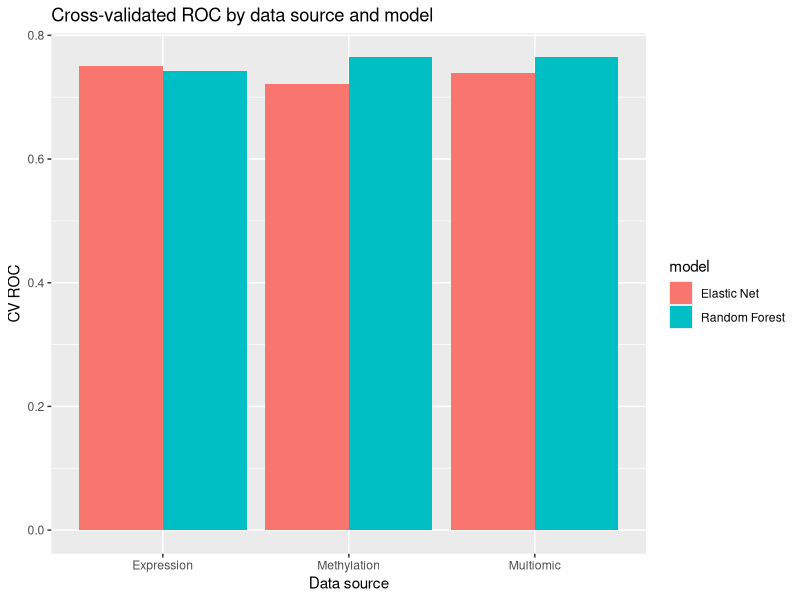
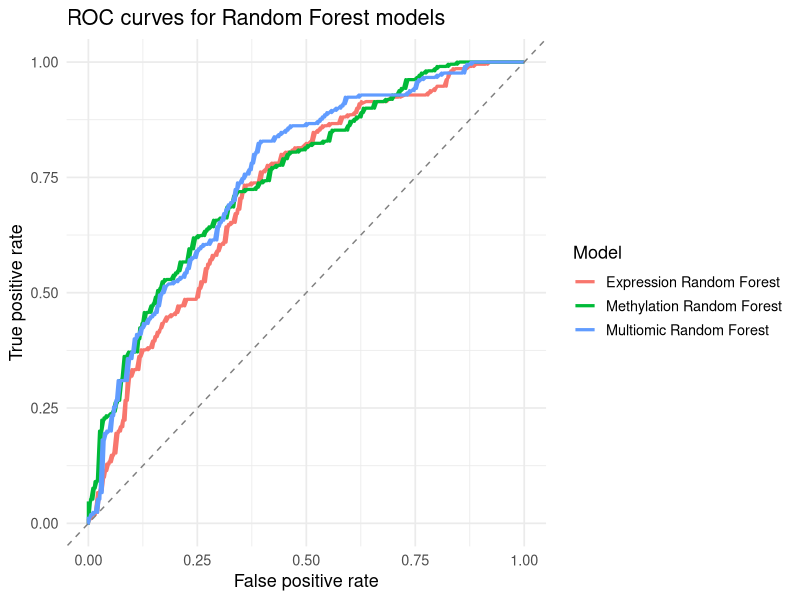
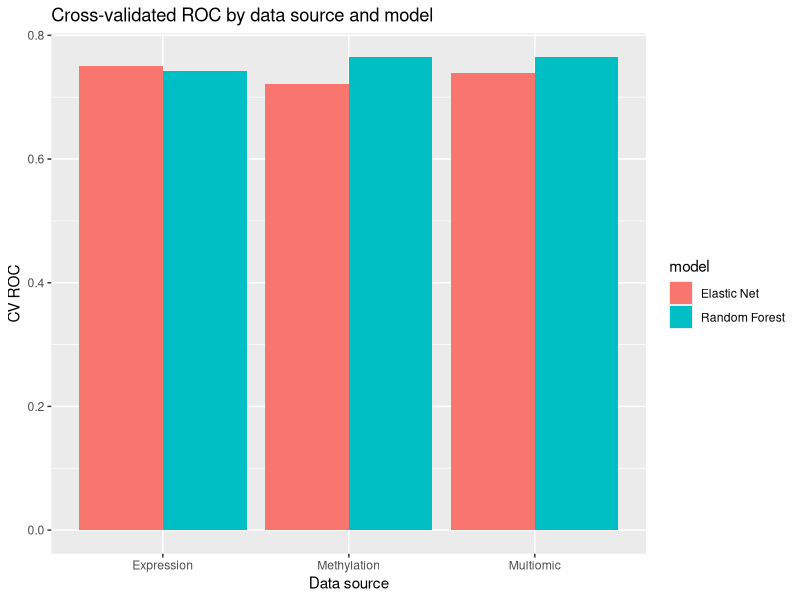
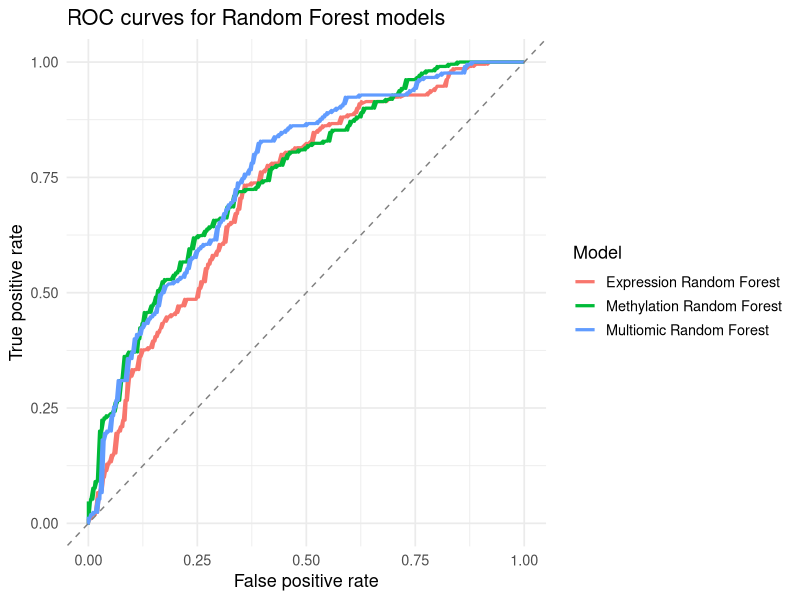

R code for these plots, in order:
## ---- chunk 1
#--------------------------------------------------
# 1. Load packages and result tables
#--------------------------------------------------

library(tidyverse)
library(here)

dir.create(here("outputs", "tables"), recursive = TRUE, showWarnings = FALSE)
dir.create(here("outputs", "figures"), recursive = TRUE, showWarnings = FALSE)

expr_model_summary <- read_csv(
  here("outputs", "tables", "expression_model_summary.csv"),
  show_col_types = FALSE
)

expr_auc_summary <- read_csv(
  here("outputs", "tables", "expression_auc_summary.csv"),
  show_col_types = FALSE
)

meth_model_summary <- read_csv(
  here("outputs", "tables", "methylation_model_summary.csv"),
  show_col_types = FALSE
)

meth_auc_summary <- read_csv(
  here("outputs", "tables", "methylation_auc_summary.csv"),
  show_col_types = FALSE
)

multi_model_summary <- read_csv(
  here("outputs", "tables", "multiomic_model_summary.csv"),
  show_col_types = FALSE
)

multi_auc_summary <- read_csv(
  here("outputs", "tables", "multiomic_auc_summary.csv"),
  show_col_types = FALSE
)
## ---- chunk 2
#--------------------------------------------------
# 2. Add source labels
#--------------------------------------------------

expr_model_summary <- expr_model_summary %>%
  mutate(data_source = "Expression")

meth_model_summary <- meth_model_summary %>%
  mutate(data_source = "Methylation")

multi_model_summary <- multi_model_summary %>%
  mutate(data_source = "Multiomic")

expr_auc_summary <- expr_auc_summary %>%
  mutate(data_source = "Expression")

meth_auc_summary <- meth_auc_summary %>%
  mutate(data_source = "Methylation")

multi_auc_summary <- multi_auc_summary %>%
  mutate(data_source = "Multiomic")

## ---- chunk 3
#--------------------------------------------------
# 3. Combine model summaries
#--------------------------------------------------

all_model_summary <- bind_rows(
  expr_model_summary,
  meth_model_summary,
  multi_model_summary
) %>%
  mutate(
    model = recode(
      model,
      "ElasticNet" = "Elastic Net",
      "RandomForest" = "Random Forest"
    )
  )

all_auc_summary <- bind_rows(
  expr_auc_summary,
  meth_auc_summary,
  multi_auc_summary
) %>%
  mutate(
    model = recode(
      model,
      "ElasticNet" = "Elastic Net",
      "RandomForest" = "Random Forest"
    )
  )

print(all_model_summary)
print(all_auc_summary)

write_csv(
  all_model_summary,
  here("outputs", "tables", "all_model_summary_extended.csv")
)

write_csv(
  all_auc_summary,
  here("outputs", "tables", "all_auc_summary_extended.csv")
)
## ---- chunk 4
#--------------------------------------------------
# 4. Create final comparison table
#--------------------------------------------------

final_comparison_extended <- all_model_summary %>%
  select(data_source, model, ROC, Sens, Spec, ROCSD, SensSD, SpecSD) %>%
  left_join(
    all_auc_summary,
    by = c("data_source", "model")
  ) %>%
  distinct() %>%
  arrange(desc(ROC))

print(final_comparison_extended)

write_csv(
  final_comparison_extended,
  here("outputs", "tables", "final_model_comparison_extended.csv")
)
## ---- chunk 5
#--------------------------------------------------
# 5. Cleaner display table for report
#--------------------------------------------------

report_table <- final_comparison_extended %>%
  mutate(
    ROC = round(ROC, 3),
    Sens = round(Sens, 3),
    Spec = round(Spec, 3),
    auc = round(auc, 3)
  ) %>%
  select(
    "Data source" = data_source,
    Model = model,
    "CV ROC" = ROC,
    `Pooled AUC` = auc,
    Sensitivity = Sens,
    Specificity = Spec
  )

print(report_table)

write_csv(
  report_table,
  here("outputs", "tables", "report_model_table.csv")
)
## ---- chunk 6
#--------------------------------------------------
# 6. AUC comparison bar chart
#--------------------------------------------------

p_auc <- final_comparison_extended %>%
  ggplot(aes(x = data_source, y = ROC, fill = model)) +
  geom_col(position = "dodge") +
  labs(
    title = "Cross-validated ROC by data source and model",
    x = "Data source",
    y = "CV ROC"
  )

print(p_auc)

ggsave(
  here("outputs", "figures", "auc_comparison_extended.png"),
  plot = p_auc,
  width = 9,
  height = 5
)
## ---- chunk 7
#--------------------------------------------------
# 7. Best overall model summary
#--------------------------------------------------

best_overall <- final_comparison_extended %>%
  slice_max(order_by = ROC, n = 1, with_ties = TRUE)

print(best_overall)

write_csv(
  best_overall,
  here("outputs", "tables", "best_overall_models.csv")
)
## ---- chunk 8
best_by_source <- final_comparison_extended %>%
  group_by(data_source) %>%
  slice_max(order_by = ROC, n = 1, with_ties = TRUE) %>%
  ungroup()

write_csv(
  best_by_source,
  here("outputs", "tables", "best_by_data_source.csv")
)
## ---- chunk 9
best_single_omics <- final_comparison_extended %>%
  filter(data_source %in% c("Expression", "Methylation")) %>%
  slice_max(order_by = ROC, n = 1, with_ties = TRUE)

write_csv(
  best_single_omics,
  here("outputs", "tables", "best_single_omics_model.csv")
)
## ---- chunk 10
#--------------------------------------------------
# 8. ROC curves from saved CV predictions
#--------------------------------------------------

library(pROC)

expr_preds <- read_csv(
  here("outputs", "tables", "expression_cv_predictions.csv"),
  show_col_types = FALSE
) %>%
  mutate(data_source = "Expression")

meth_preds <- read_csv(
  here("outputs", "tables", "methylation_cv_predictions.csv"),
  show_col_types = FALSE
) %>%
  mutate(data_source = "Methylation")

multi_preds <- read_csv(
  here("outputs", "tables", "multiomic_cv_predictions.csv"),
  show_col_types = FALSE
) %>%
  mutate(data_source = "Multiomic")

rf_preds <- bind_rows(expr_preds, meth_preds, multi_preds) %>%
  filter(model == "RandomForest") %>%
  mutate(
    model_label = paste(data_source, "Random Forest")
  )

roc_df <- rf_preds %>%
  group_by(model_label) %>%
  group_modify(~ {
    roc_obj <- roc(
      response = .x$obs,
      predictor = .x$Yes,
      levels = c("No", "Yes"),
      direction = "<"
    )
    
    tibble(
      specificity = roc_obj$specificities,
      sensitivity = roc_obj$sensitivities
    )
  }) %>%
  ungroup()

p_roc <- roc_df %>%
  ggplot(aes(x = 1 - specificity, y = sensitivity, colour = model_label)) +
  geom_line(linewidth = 1.1) +
  geom_abline(
    intercept = 0,
    slope = 1,
    linetype = "dashed",
    colour = "grey50"
  ) +
  labs(
    title = "ROC curves for Random Forest models",
    x = "False positive rate",
    y = "True positive rate",
    colour = "Model"
  ) +
  theme_minimal(base_size = 13)

print(p_roc)

ggsave(
  here("outputs", "figures", "roc_curves_random_forest.png"),
  plot = p_roc,
  width = 8,
  height = 5,
  dpi = 300
)
